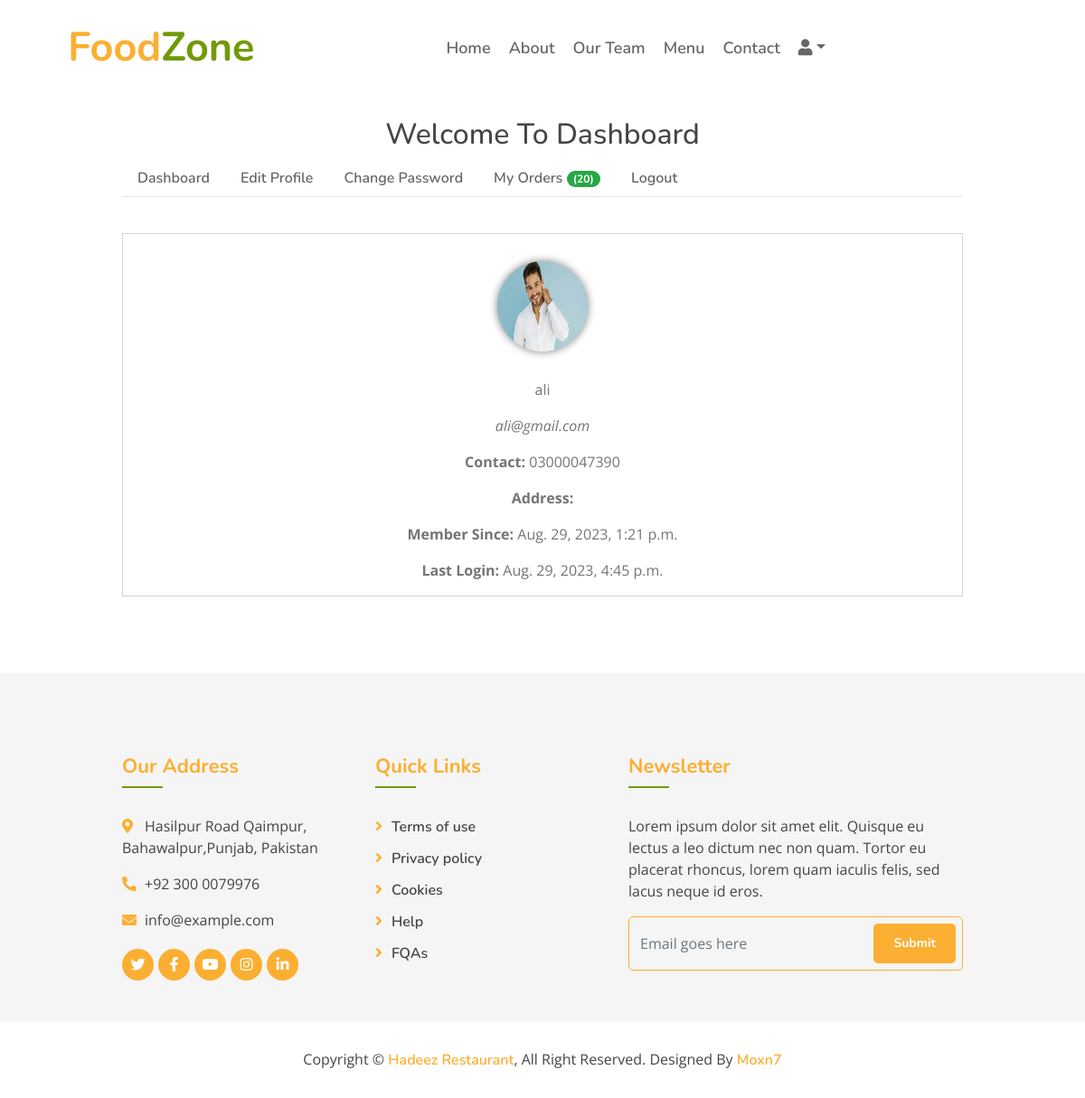
Screenshot of /dashboard (signed in) with the database file from the repository.
### myapp/models.py (models this page shows, shortened)
class Profile(models.Model):
    user = models.OneToOneField(User,on_delete=models.CASCADE)
    profile_pic = models.ImageField(upload_to='profiles/%Y/%m/%d', null=True,blank=True)
    contact_number = models.CharField(max_length=15, blank=True)
    address = models.TextField(blank=True)
    updated_on = models.DateTimeField(auto_now=True)

### myapp/views.py (the view, shortened to what this page needs)
# urls.py: path('dashboard',views.Dashboard,name='dashboard'),
def Dashboard(request):
    login_user = get_object_or_404(User, id=request.user.id)
    try:
        profile = Profile.objects.get(user=request.user)
    except Profile.DoesNotExist:
        profile = None
    orders = Order.objects.filter(customer__user__id=request.user.id).order_by('-id')
    context = {
        'profile': profile,
        'orders': orders,
    }
    return render(request,'dashboard.html',context)

### templates/dashboard.html (shortened to what this page needs)
{% extends 'base.html' %}
{% block content %}
<section id="mu-contact" style="padding-top:100px;">
    <div class="container">
        <div class="row">
            <div class="col-md-12">
                <div class="mu-contact-area">
                    <div class="mu-heading-area text-center">
                        <h2 class="mu-heading-title" style="margin-top: 30px;">Welcome To Dashboard</h2>
                    </div>
                    <div class="mu-contact-content">
                        <ul class="nav nav-tabs">
                            <li class="nav-item">
                                <a href="#dash" class="nav-link" data-toggle="tab">Dashboard</a>
                            </li>
                            <li class="nav-item">
                                <a href="#edit" class="nav-link" data-toggle="tab">Edit Profile</a>
                            </li>
                            <li class="nav-item">
                                <a href="#cpass" class="nav-link" data-toggle="tab">Change Password</a>
                            </li>
                            <li class="nav-item">
                                <a href="#orders" class="nav-link" data-toggle="tab">My Orders
                                    <span class="badge badge-success badge-pill">({{orders|length}})</span>
                                </a>
                            </li>
                            <li class="nav-item">
                                <a href="{% url 'logout' %}" class="nav-link" >Logout</a>
                            </li>
                        </ul>
                        <div class="tab-content">
                            <div class="tab-pane container-fluid active" id="dash">
                                <div class="row">
                                    <div class="col-md-12 text-center dash-content">
                                        {% if profile.profile_pic %}
                                        <img src="{{profile.profile_pic.url}}" alt="" class="pic">
                                        {% else %}
                                        <span class='pic'>{{profile.user.first_name.0}}</span>
                                        {% endif %}
                                        <p>{{user.first_name}}</p>
                                        <p><em>{{user.email}}</em></p>
                                        <p><strong>Contact: </strong>{{profile.contact_number}}</p>
                                        <p><strong>Address: </strong>{{profile.address}}</p>
                                        <p><strong>Member Since: </strong>{{user.date_joined}}</p>
                                        <p><strong>Last Login: </strong>{{user.last_login}}</p>
                                    </div>
                                </div>
                            </div>
                        </div>
                    </div>
                </div>
            </div>
        </div>
    </div>
</section>
{% endblock %}

### static/css/style.css (style rules this page uses)
body { color: #757575; background: #ffffff; font-family: 'open sans', sans-serif; }
h1, h2, h3, h4, h5, h6 { color: #454545; font-family: 'Nunito', sans-serif; }
a { font-family: 'Nunito', sans-serif; font-weight: 600; color: #fbaf32; transition: .3s; }
.container-fluid { max-width: 1366px; }

### templates/dashboard.html (style rules this page uses)
.nav-link { color:#666666 !important; }
.dash-content { border:1px solid lightgray; margin:40px 0px; }
.dash-content .pic { background-color: gray; color: white; display: inline-block; height: 100px;width: 100px; border-radius: 50%; margin: 30px 0px; font-size: 30px; text-align: center; line-height: 100px; box-shadow: 0px 0px 10px gray; }
.container { width: 80%; }

### rows the page displays
Profile: profile_pic (picture), contact_number "03000047390"

### other values shown
{{ orders|length }} "20"
{{ user.first_name }} "ali"
{{ user.email }} "ali@gmail.com"
{{ user.date_joined }} "Aug. 29, 2023, 1:21 p.m."
{{ user.last_login }} "Aug. 29, 2023, 4:45 p.m."
